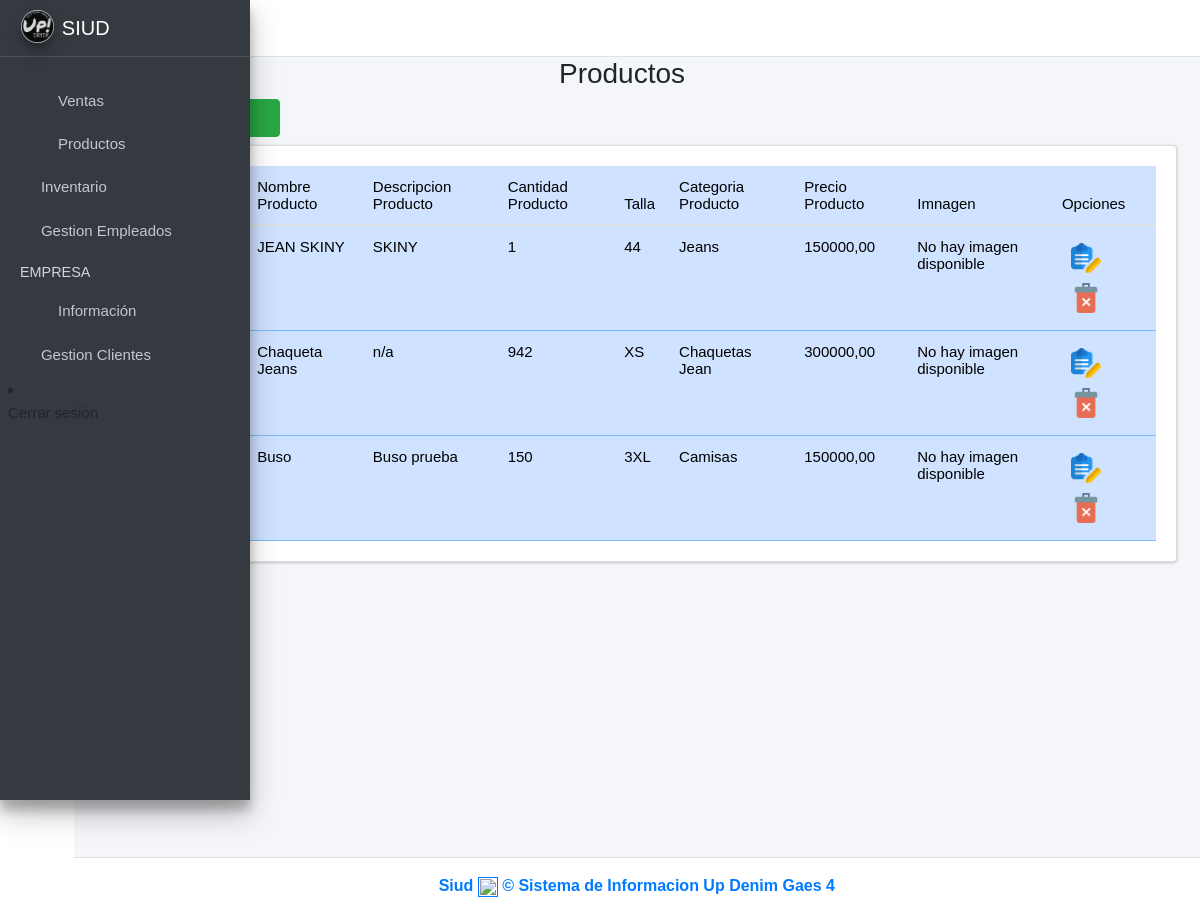
/productos/, run on an earlier commit of the app's database.
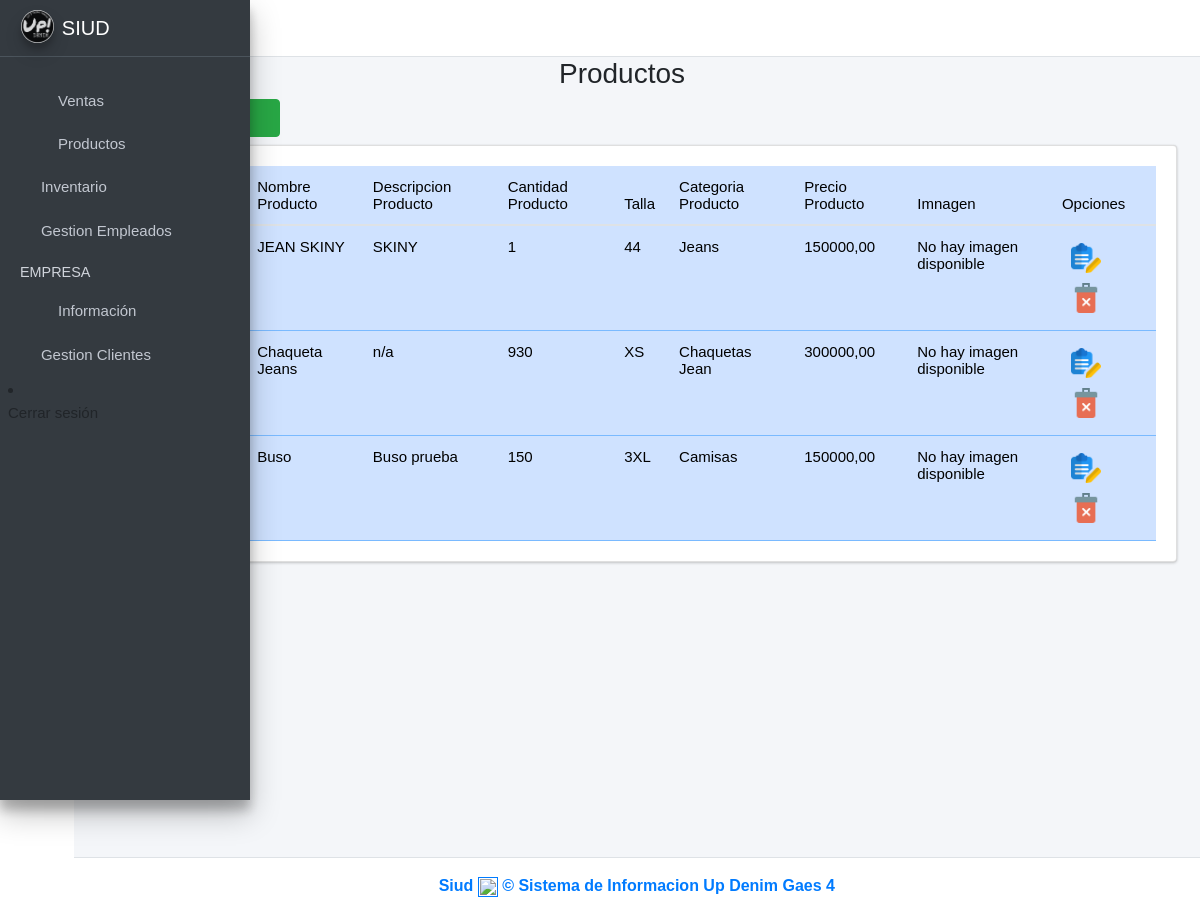
And on a later commit of the database.
### ventas/models.py (models this page shows, shortened)
class Producto(models.Model):
    cod_producto = models.CharField(primary_key=True, unique=True, blank=False, null=False, max_length=15)
    nombre_producto = models.CharField(max_length=45, null=False)
    precio_venta = models.DecimalField(max_digits=10, decimal_places=2, null=False, blank=False)
    descripcion_producto = models.CharField(max_length=45)
    cantidad_productos = models.PositiveIntegerField(null=False)
    imagen = models.ImageField(upload_to='productos', null=True, blank=True)
    idcategoria_producto = models.ForeignKey(CategoriaProducto, on_delete=models.CASCADE)
    idtalla = models.ForeignKey(Talla, on_delete=models.CASCADE)
    created = models.DateTimeField(auto_now_add=True)
    updated = models.DateTimeField(auto_now=True)
    class Meta:
        verbose_name = 'producto'
        verbose_name_plural = 'productos'

class Talla(models.Model):
    idtalla = models.AutoField(primary_key=True)
    talla = models.CharField(max_length=45, unique=True)
    class Meta:
        verbose_name = 'talla'
        verbose_name_plural = 'tallas'
    def __str__(self):
        return f"{self.talla}"

class CategoriaProducto(models.Model):
    idcategoria_producto = models.AutoField(primary_key=True)
    categoria_producto = models.CharField(max_length=45, unique=True, blank=False, null=False)
    class Meta:
        verbose_name = 'categoriaproducto'
        verbose_name_plural = 'categoriasproducto'
    def __str__(self):
        return f"{self.categoria_producto}"

### ventas/views.py (the view)
# urls.py: path('productos/', views.productos_vista, name='Productos'),
def productos_vista(request):
    producto = Producto.objects.all()
    talla = Talla.objects.all()
    categoriaproducto = CategoriaProducto.objects.all()
    form_personal = AgregarProductoForm()
    context ={
        'producto' : producto,
        'form_personal' : form_personal,
        'talla' : talla,
        'categoriaproducto' : categoriaproducto,
    }
    return render(request, 'productos.html', context)

### ventas/templates/productos.html (shortened to what this page needs)
{% extends "base.html" %}
{% load static %}
{% load widget_tweaks %}
{% block content %}
<link rel="stylesheet" href="{% static 'index/css/b4.css' %}">
<div class="row">
    <div class="col-md-12">
        <h3 class="text-center">Productos   <i class="fas fa-users"></i></h3> <! -- Es para cambiar el icono xd -- >
        <div class="col-md-3 pb-2">
            <a href="#AgregarPersonalModal"
                data-toggle="modal" data-dismiss="modal">
                <button type="button" class="btn btn-success">
                    <i class="fas fa-plus-circle"></i>
                </button>
            </a>
        </div>
        <div class="card card-body" style="overflow:scroll">
            <table class="table table-hover table-primary" id="myTable">
                <thead>
                    <tr>
                        <th># ID</th>
                        <th>Codigo</th>
                        <th>Nombre Producto</th>
                        <th>Descripcion Producto</th>
                        <th>Cantidad Producto</th>
                        <th>Talla</th>
                        <th>Categoria Producto</th>
                        <th>Precio Producto</th>
                        <th>Imnagen</th>
                        <th>Opciones</th>
                    </tr>
                </thead>
                <tbody class="text-dark">
                    {% for i in producto %}
                    <tr>
                        <td>{{forloop.counter}}</td>
                        <td>{{i.cod_producto}}</td>
                        <td>{{i.nombre_producto}}</td>
                        <td>{{i.descripcion_producto}}</td>
                        <td>{{i.cantidad_productos}}</td>
                        <td>{{i.idtalla.talla}}</td>
                        <td>{{i.idcategoria_producto}}</td>
                        <td>{{i.precio_venta}}</td>
                        {% if i.imagen and i.imagen.url %}
                            <td><img src="{{ i.imagen.url }}" alt="Error" width="100" height="100"></td>
                        {% else %}
                            <td>No hay imagen disponible</td>
                        {% endif %}
                        <td>
                            <button onclick="editarPersonal('{{i.iddocumento.documentoidentidad}}')"
                               class="btn btn-dark-outline btn-sm" data-toggle="modal"
                                href="#EditarPersonalModal"><img src="{% static 'index/img/editar.png' %}" alt="Error"
                                    width="30"></button>
                                    <button onclick="eliminarPersonal('{{i.cod_producto}}')" class="btn btn-dark-outline btn-sm"
                                    data-toggle="modal" href="#EliminarPersonalModal"><img
                                        src="{% static 'index/img/delete.png' %}" alt="Error" width="30"></button>
                            </td>
                    </tr>
                    {% endfor %}
                </tbody>
            </table>
        </div>
    </div>
</div>
{% endblock %}

What changed in the data, as far as the page shows it:
changed Producto "Chaqueta Jeans": cantidad_productos "942" → "930"
